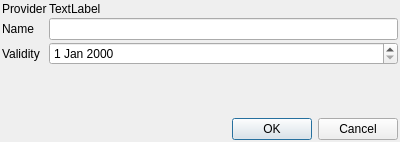
<?xml version="1.0" encoding="UTF-8"?>
<ui version="4.0">
 <class>dlgListaPrecios</class>
 <widget class="QDialog" name="dlgListaPrecios">
  <property name="geometry">
   <rect>
    <x>0</x>
    <y>0</y>
    <width>400</width>
    <height>142</height>
   </rect>
  </property>
  <property name="windowTitle">
   <string>Price List</string>
  </property>
  <layout class="QVBoxLayout" name="verticalLayout">
   <property name="spacing">
    <number>2</number>
   </property>
   <property name="margin">
    <number>2</number>
   </property>
   <item>
    <layout class="QFormLayout" name="formLayout">
     <item row="1" column="0">
      <widget class="QLabel" name="label">
       <property name="text">
        <string>Name</string>
       </property>
      </widget>
     </item>
     <item row="1" column="1">
      <widget class="QLineEdit" name="txtName"/>
     </item>
     <item row="2" column="0">
      <widget class="QLabel" name="label_2">
       <property name="text">
        <string>Validity</string>
       </property>
      </widget>
     </item>
     <item row="2" column="1">
      <widget class="QDateEdit" name="dtValidity"/>
     </item>
     <item row="0" column="0">
      <widget class="QLabel" name="label_3">
       <property name="text">
        <string>Provider</string>
       </property>
      </widget>
     </item>
     <item row="0" column="1">
      <widget class="QLabel" name="lblProvider">
       <property name="text">
        <string>TextLabel</string>
       </property>
      </widget>
     </item>
    </layout>
   </item>
   <item>
    <widget class="QDialogButtonBox" name="buttonBox">
     <property name="orientation">
      <enum>Qt::Horizontal</enum>
     </property>
     <property name="standardButtons">
      <set>QDialogButtonBox::Cancel|QDialogButtonBox::Ok</set>
     </property>
    </widget>
   </item>
  </layout>
 </widget>
 <resources/>
 <connections>
  <connection>
   <sender>buttonBox</sender>
   <signal>accepted()</signal>
   <receiver>dlgListaPrecios</receiver>
   <slot>accept()</slot>
   <hints>
    <hint type="sourcelabel">
     <x>248</x>
     <y>254</y>
    </hint>
    <hint type="destinationlabel">
     <x>157</x>
     <y>274</y>
    </hint>
   </hints>
  </connection>
  <connection>
   <sender>buttonBox</sender>
   <signal>rejected()</signal>
   <receiver>dlgListaPrecios</receiver>
   <slot>reject()</slot>
   <hints>
    <hint type="sourcelabel">
     <x>316</x>
     <y>260</y>
    </hint>
    <hint type="destinationlabel">
     <x>286</x>
     <y>274</y>
    </hint>
   </hints>
  </connection>
 </connections>
</ui>
